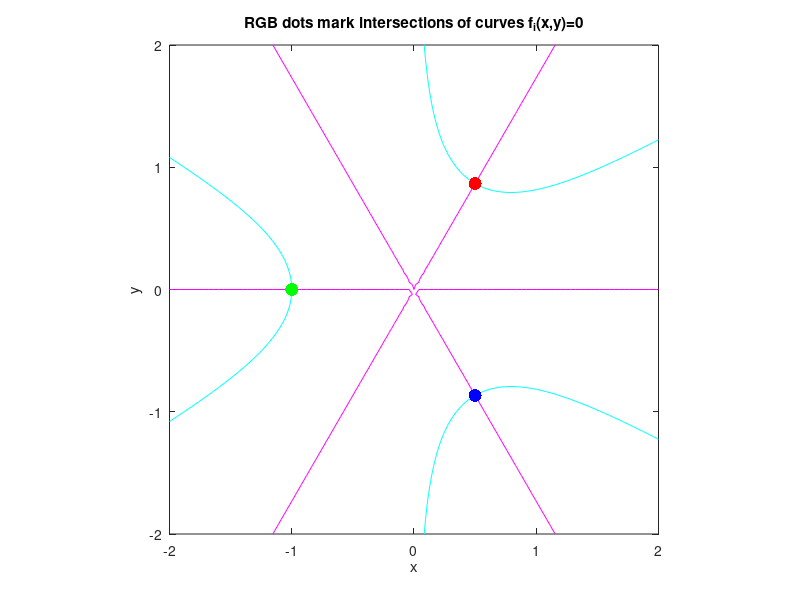
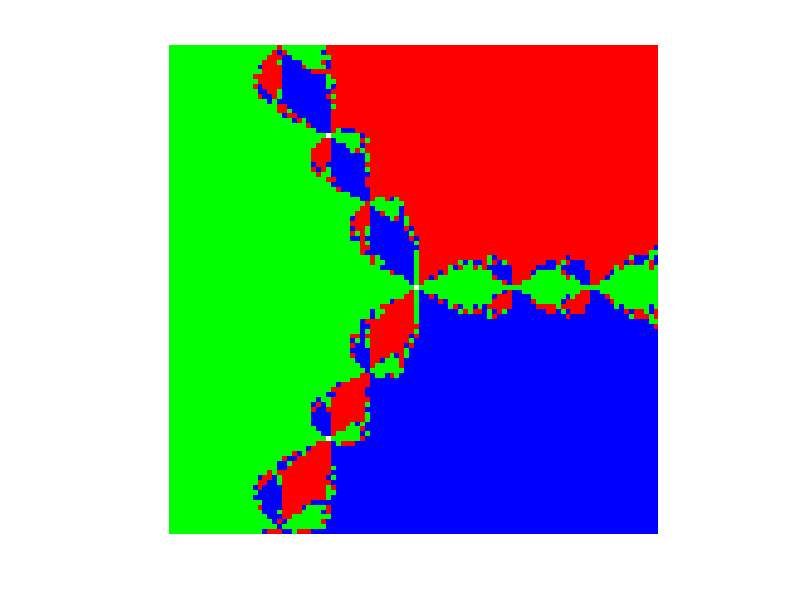

The MATLAB source for these figures, in order:
% NEWTONFRACTAL  Produce a figure like Figure 4.16 in Greenbaum&Chartier, but
% using intersection of two curves in plane:
%   x^3 - 3 x y^2 + 1 = 0
%   3 x^2 y - y^3     = 0

N = 101;

f1 = @(x,y) x.^3 - 3*x.*y.^2 + 1;
f2 = @(x,y) 3*x.^2.*y - y.^3;
df11 = @(x,y) 3*x.^2 - 3*y.^2;
df12 = @(x,y) - 6*x.*y;
df21 = @(x,y) 6*x.*y;
df22 = @(x,y) 3*x.^2 - 3*y.^2;

xstar = [-1.0,0.5,0.5];
ystar = [0.0,sqrt(3)/2,-sqrt(3)/2];
colorstar = {'g.','r.','b.'};

xrange = linspace(-2,2,N);  % generate NxN grid

figure(1)
clf()
[xx,yy] = meshgrid(xrange,xrange);
contour(xx,yy,f1(xx,yy),'c',[0 0])
hold on
contour(xx,yy,f2(xx,yy),'m',[0 0])
plot(xstar(1),ystar(1),'g.','markersize',28)
plot(xstar(2),ystar(2),'r.','markersize',28)
plot(xstar(3),ystar(3),'b.','markersize',28)
axis equal
xlabel x,  ylabel y
title('RGB dots mark intersections of curves f_i(x,y)=0')

% zz(k,l) is 0,1,2,3:
%   0 if root not identified
%   1 if (-1,0)
%   2 if (1/2,sqrt(3)/2)
%   3 if (1/2,-sqrt(3)/2)
zz = zeros(size(xx));
for k = 1:size(xx,1)
    for l = 1:size(xx,2)
        x = xx(k,l);
        y = yy(k,l);
        for n = 1:30
            F = [f1(x,y); f2(x,y)];
            A = [df11(x,y), df12(x,y); df21(x,y), df22(x,y)];
            S = - A \ F;  % solve linear system
            x = x + S(1);
            y = y + S(2);
        end
        for m = 1:3
            if norm([x; y] - [xstar(m); ystar(m)]) < 0.1
                zz(k,l) = m;
            end
        end
    end
end

figure(2)
clf()
surf(xx,yy,zz)
colormap([1 1 1; 0 1 0; 1 0 0; 0 0 1])  % [white,green,red,blue]
shading flat
view(2)
axis equal, axis off
xlabel x,  ylabel y
